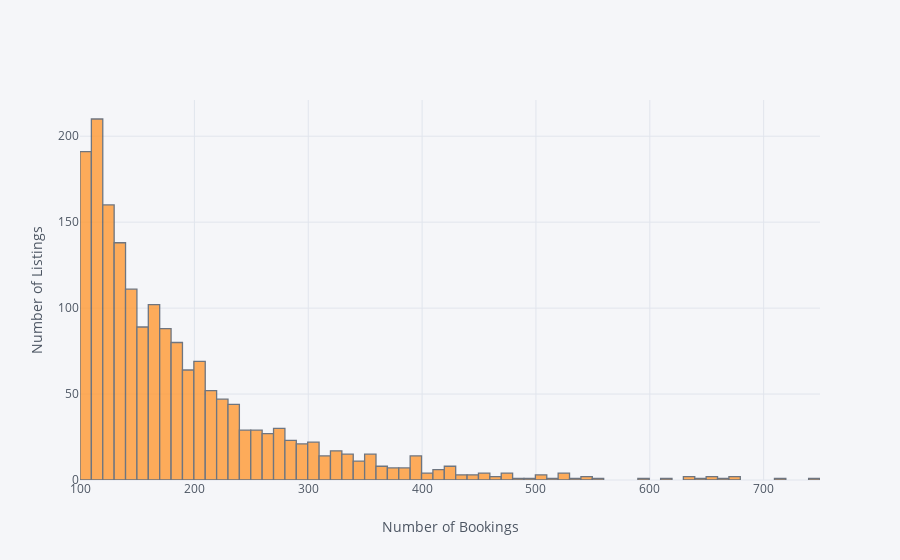

The notebook cell saved with this chart:
### Code cell
n_bookings2 = n_bookings[n_bookings['counts'] > 100]

n_bookings2[['counts']].iplot(
    kind='hist',
#     histnorm='percent',
  
    xTitle='Number of Bookings',
    yTitle='Number of Listings')

### Figure 1 — Plotly figure (JSON) as saved in the notebook; plotly's stock layout.template omitted (floating-point values rounded to 4 significant figures; data arrays with more than 128 entries replaced by an {"elided": "..."} marker saying what was removed)
{"data": [{"histfunc": "count", "histnorm": "", "marker": {"color": "rgba(255, 153, 51, 1.0)", "line": {"color": "#4D5663", "width": 1.3}}, "name": "counts", "opacity": 0.8, "orientation": "v", "type": "histogram", "uid": "83cf73db-43b6-490a-825e-38ca5399478d", "x": {"elided": "1794 int values"}}], "layout": {"barmode": "overlay", "legend": {"bgcolor": "#F5F6F9", "font": {"color": "#4D5663"}}, "paper_bgcolor": "#F5F6F9", "plot_bgcolor": "#F5F6F9", "title": {"font": {"color": "#4D5663"}}, "xaxis": {"gridcolor": "#E1E5ED", "showgrid": true, "tickfont": {"color": "#4D5663"}, "title": {"font": {"color": "#4D5663"}, "text": "Number of Bookings"}, "zerolinecolor": "#E1E5ED"}, "yaxis": {"gridcolor": "#E1E5ED", "showgrid": true, "tickfont": {"color": "#4D5663"}, "title": {"font": {"color": "#4D5663"}, "text": "Number of Listings"}, "zerolinecolor": "#E1E5ED"}}}
